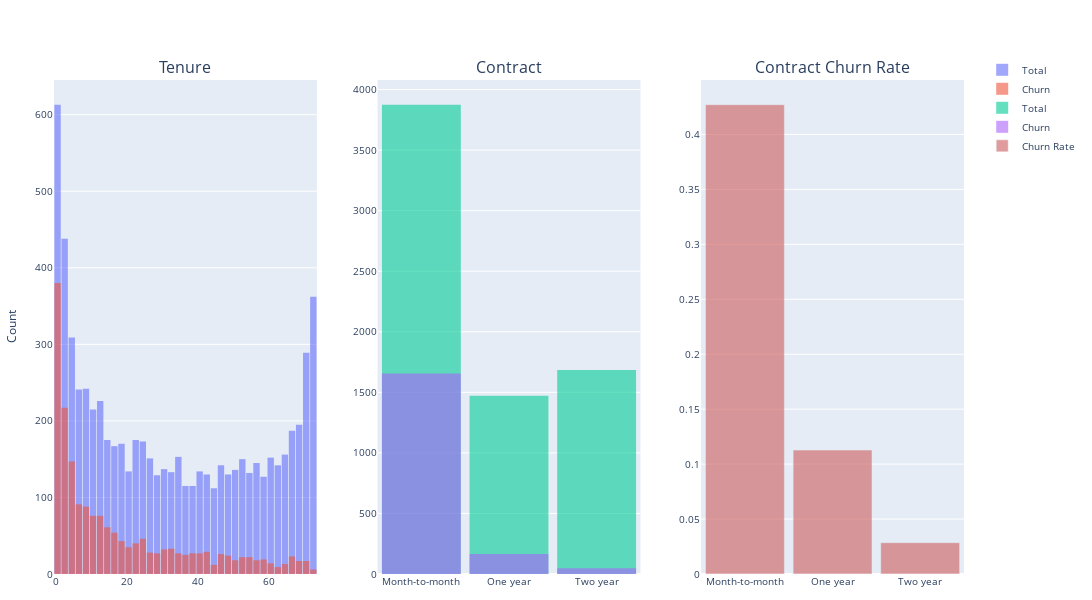

Notebook cell for this chart:
### Markdown cell above
#### Tenure and Contract vs Churn

The longer a customer stays with the company, the **less likely they are to churn**. This is evident from the 'Tenure' distribution.
Additionally, customers under the reference category 'Contract_Month-to-month' appear to have the highest churn rates, almost 43%, highlighting the lack of long-term commitment as a key churn factor.

### Code cell
fig = make_subplots(
    rows=1, cols=3,
    subplot_titles=('Tenure', 'Contract', 'Contract Churn Rate'))

fig.add_trace(go.Histogram(x=cust_churn['Tenure'],nbinsx=60,name='Total',opacity=0.6), row=1, col=1)
fig.add_trace(go.Histogram(x=cust_churn[cust_churn['Churn']==1]['Tenure'],nbinsx=60,name='Churn',opacity=0.6), row=1, col=1)

fig.add_trace(go.Histogram(x=cust_churn['Contract'],nbinsx=60,name='Total',opacity=0.6), row=1, col=2)
fig.add_trace(go.Histogram(x=cust_churn[cust_churn['Churn']==1]['Contract'],nbinsx=60,name='Churn',opacity=0.6), row=1, col=2)

contract_churn = cust_churn.groupby('Contract')['Churn'].mean().reset_index()

fig.add_trace(go.Bar(x=contract_churn['Contract'],y=contract_churn['Churn'],name='Churn Rate',marker_color='indianred', opacity=0.6), row=1, col=3)

fig.update_layout(
    barmode='overlay',  
    bargap=0.1,
    width=1500,   
    height=600,
    margin=dict(l=20, r=20, t=80, b=20),
    yaxis_title='Count',
    font=dict(size=10),
    legend=dict(y=1.05, x=1.02)
)

pio.renderers.default = 'plotly_mimetype'
fig.show()

### Figure 1 — Plotly figure (JSON) as saved in the notebook; plotly's stock layout.template omitted (floating-point values rounded to 4 significant figures; data arrays with more than 128 entries replaced by an {"elided": "..."} marker saying what was removed)
{"data": [{"name": "Total", "nbinsx": 60, "opacity": 0.6, "type": "histogram", "x": {"elided": "7032 int values"}, "xaxis": "x", "yaxis": "y"}, {"name": "Churn", "nbinsx": 60, "opacity": 0.6, "type": "histogram", "x": {"elided": "1869 int values"}, "xaxis": "x", "yaxis": "y"}, {"name": "Total", "nbinsx": 60, "opacity": 0.6, "type": "histogram", "x": {"elided": "7032 str values"}, "xaxis": "x2", "yaxis": "y2"}, {"name": "Churn", "nbinsx": 60, "opacity": 0.6, "type": "histogram", "x": {"elided": "1869 str values"}, "xaxis": "x2", "yaxis": "y2"}, {"marker": {"color": "indianred"}, "name": "Churn Rate", "opacity": 0.6, "type": "bar", "x": ["Month-to-month", "One year", "Two year"], "xaxis": "x3", "y": [0.4271, 0.1128, 0.02849], "yaxis": "y3"}], "layout": {"annotations": [{"font": {"size": 16}, "showarrow": false, "text": "Tenure", "x": 0.1444, "xanchor": "center", "xref": "paper", "y": 1, "yanchor": "bottom", "yref": "paper"}, {"font": {"size": 16}, "showarrow": false, "text": "Contract", "x": 0.5, "xanchor": "center", "xref": "paper", "y": 1, "yanchor": "bottom", "yref": "paper"}, {"font": {"size": 16}, "showarrow": false, "text": "Contract Churn Rate", "x": 0.8556, "xanchor": "center", "xref": "paper", "y": 1, "yanchor": "bottom", "yref": "paper"}], "bargap": 0.1, "barmode": "overlay", "font": {"size": 10}, "height": 600, "legend": {"x": 1.02, "y": 1.05}, "margin": {"b": 20, "l": 20, "r": 20, "t": 80}, "width": 1500, "xaxis": {"anchor": "y", "domain": [0, 0.2889]}, "xaxis2": {"anchor": "y2", "domain": [0.3556, 0.6444]}, "xaxis3": {"anchor": "y3", "domain": [0.7111, 1]}, "yaxis": {"anchor": "x", "domain": [0, 1], "title": {"text": "Count"}}, "yaxis2": {"anchor": "x2", "domain": [0, 1]}, "yaxis3": {"anchor": "x3", "domain": [0, 1]}}}
